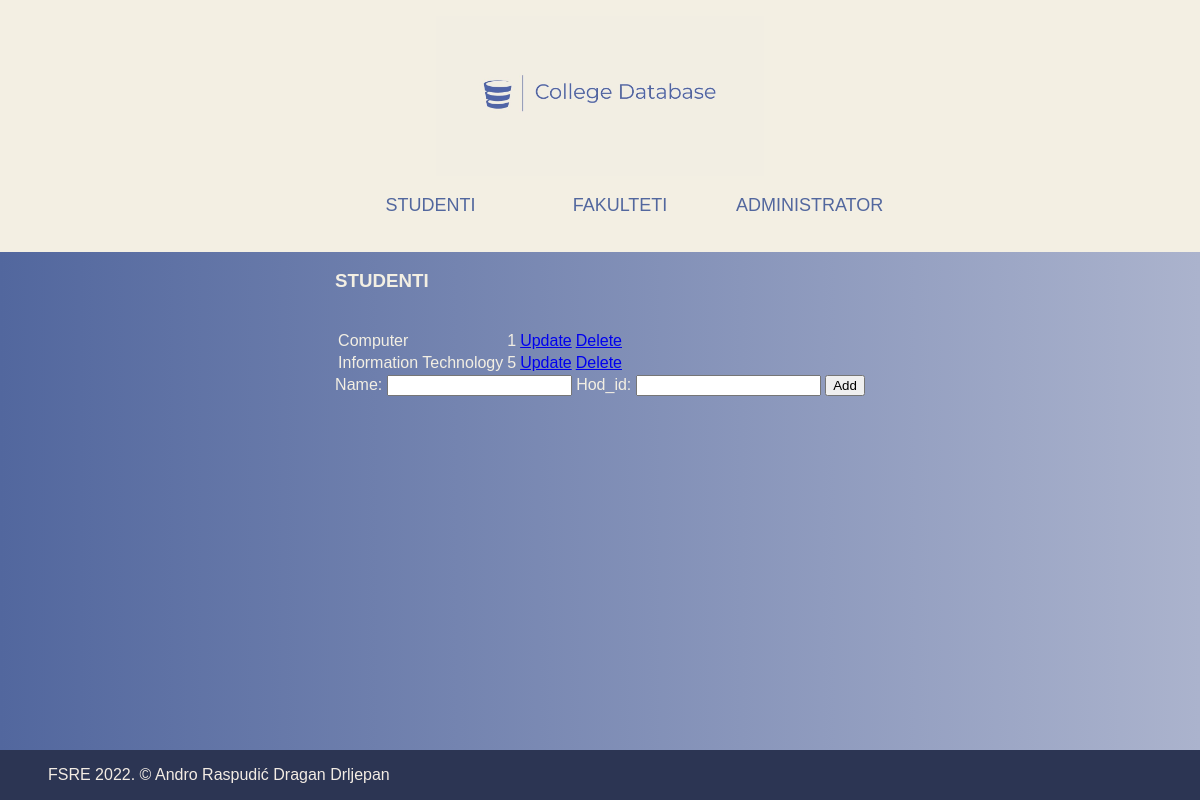
Screenshot of /dz3.3-rest-projekt/departments/index.php with the database file from the repository.
### tables this page shows
CREATE TABLE `departments` (
  `id` int(11) NOT NULL,
  `name` varchar(30) NOT NULL,
  `hod_id` int(11) DEFAULT NULL
);

### dz3.3-rest-projekt/departments/read.php (the view, shortened to what this page needs)
<?php
  include './db.php';
  $sql = "select * from departments";
  $result = $conn->query($sql);
  while($row = $result->fetch_assoc()) {
    echo "<tr>";
    if ($row['id'] == $_GET['id']) {
      echo '<form class="form-inline m-2" action="update.php" method="POST">';
      echo '<td><input type="text" class="form-control" name="name" value="'.$row['name'].'"></td>';
      echo '<td><input type="number" class="form-control" name="hod_id" value="'.$row['hod_id'].'"></td>';
      echo '<td><button type="submit" class="btn btn-primary">Save</button></td>';
      echo '<input type="hidden" name="id" value="'.$row['id'].'">';
      echo '</form>';
    } else {
      echo "<td>" . $row['name'] . "</td>";
      echo "<td>" . $row['hod_id'] . "</td>";
      echo '<td><a class="btn btn-primary" href="index.php?id=' . $row['id'] . '" role="button">Update</a></td>';
    }
    echo '<td><a class="btn btn-danger" href="delete.php?id=' . $row['id'] . '" role="button">Delete</a></td>';
    echo "</tr>";
  }
?>

### dz1/style.css (style rules this page uses)
body { font-family: "Gill Sans", "Gill Sans MT", Calibri, "Trebuchet MS", sans-serif; margin: 0; background: linear-gradient( 90deg, rgba(82, 103, 158, 1) 0%, rgba(171, 179, 205, 1) 100%, rgb(0, 10, 12) 100% ); }

### rows the page displays
departments: name "Computer", hod "1"
departments: name "Information Technology", hod "5"
